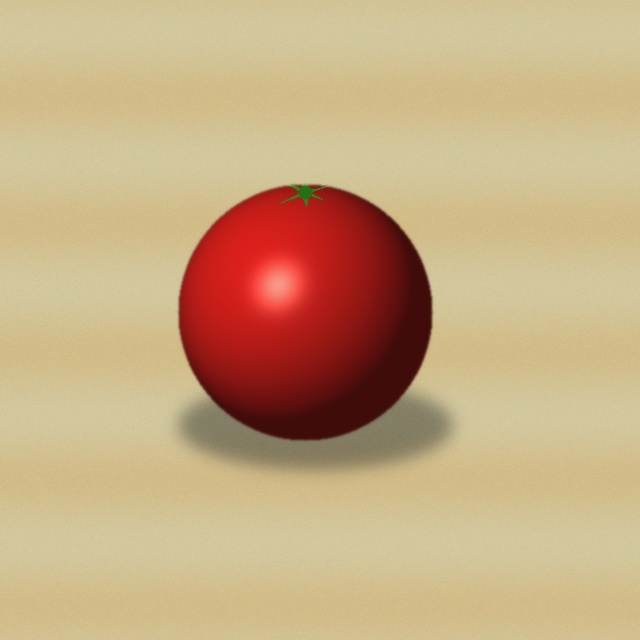
#> input picture data/images/test/TOM_A_103.jpg, 640 x 640 px
$ python -i preprocessing.py   (imports and definitions only)   (older library calls are emulated)
#> lines starting #> are read from the running program, lines starting #| are printed output that depends on the picture; after the words box and inside, x2 and y2 are one past the last pixel; in counts of white or black regions, pixels touching at a corner belong together
#> further down, picture is the input picture: shape (640, 640, 3); mean B, G, R 129.6, 170.7, 199.6
"""
Preprocessing and Image Validation Module for Produce Quality Grading (Tomato MVP)
----------------------------------------------------------------------------------
Handles image input validation (edge case detection: blur, poor lighting, multiple objects)
and produce segmentation into foreground masks and standardized color spaces.
"""

import cv2
import numpy as np
from typing import Tuple, Dict, Any, Optional

# Quality thresholds for field edge-case detection
MIN_LUMINANCE = 30.0         # Below this is considered poor/underexposed lighting
MAX_LUMINANCE = 250.0        # Above this is overexposed/blown out
MIN_LAPLACIAN_VAR = 5.0      # Below this is heavily blurred (defocused/motion blur)
MIN_OBJECT_AREA_RATIO = 0.04 # Produce must occupy at least 4% of the frame
MAX_SECONDARY_OBJ_RATIO = 0.25 # If a 2nd object is >25% the size of main object -> Multiple objects

class ValidationError(Exception):
    """Raised when an image fails field validation checks."""
    def __init__(self, message: str, failure_code: str):
        super().__init__(message)
        self.message = message
        self.failure_code = failure_code

def load_image(image_input) -> np.ndarray:
    """
    Loads an image from file path or byte buffer into BGR numpy array.
    """
    if isinstance(image_input, str):
        img = cv2.imread(image_input)
        if img is None:
            raise FileNotFoundError(f"Could not read image from path: {image_input}")
        return img
    elif isinstance(image_input, bytes):
        nparr = np.frombuffer(image_input, np.uint8)
        img = cv2.imdecode(nparr, cv2.IMREAD_COLOR)
        if img is None:
            raise ValueError("Failed to decode image from bytes.")
        return img
    elif isinstance(image_input, np.ndarray):
        return image_input.copy()
    else:
        raise TypeError(f"Unsupported image input type: {type(image_input)}")

def validate_image(image: np.ndarray) -> Dict[str, Any]:
    """
    Performs field quality validation checks:
    1. Poor lighting (too dark or extreme glare)
    2. Blurriness (Laplacian variance)
    3. Multiple objects detection
    4. Produce presence

    Returns validation info dict or raises ValidationError.
    """
    if image is None or image.size == 0:
        raise ValidationError("Empty image provided.", "EMPTY_IMAGE")

    h, w = image.shape[:2]
#> h = 640; w = 640
    gray = cv2.cvtColor(image, cv2.COLOR_BGR2GRAY)
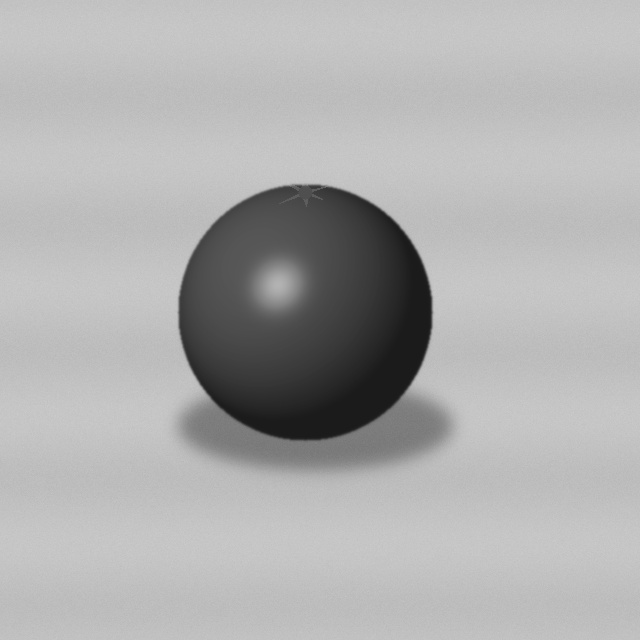
#> gray: shape (640, 640); min 24, max 204, mean 174.7

    # 1. Lighting Check (Mean Luminance)
    mean_luminance = float(np.mean(gray))
#> mean_luminance = 174.7
    if mean_luminance < MIN_LUMINANCE:
        raise ValidationError(
            f"Low image quality / poor lighting (mean luminance: {mean_luminance:.1f} < {MIN_LUMINANCE}). Human review recommended.",
            "POOR_LIGHTING"
        )
    if mean_luminance > MAX_LUMINANCE:
        raise ValidationError(
            f"Image overexposed / severe glare (mean luminance: {mean_luminance:.1f} > {MAX_LUMINANCE}). Human review recommended.",
            "OVEREXPOSED"
        )

    # 2. Blurriness Check (Laplacian Variance)
    laplacian_var = float(cv2.Laplacian(gray, cv2.CV_64F).var())
#> laplacian_var = 29.32
    if laplacian_var < MIN_LAPLACIAN_VAR:
        raise ValidationError(
            f"Image quality insufficient for reliable grading (blurry image, focus variance: {laplacian_var:.1f} < {MIN_LAPLACIAN_VAR}).",
            "BLURRY_IMAGE"
        )

    # 3. Produce Detection & Multiple Objects Check
    # Segment potential produce using color saturation & Otsu thresholding
    hsv = cv2.cvtColor(image, cv2.COLOR_BGR2HSV)
#> hsv: shape (640, 640, 3); mean H, S, V 19.7, 94.3, 199.6
    sat = hsv[:, :, 1]
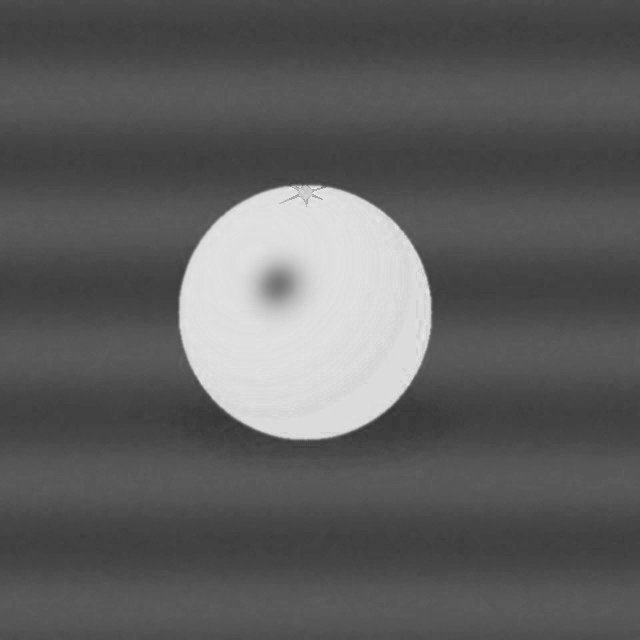
#> sat: shape (640, 640); min 53, max 238, mean 94.3

    # Tomatoes have strong saturation compared to neutral staging trays/burlap/wood
    _, thresh = cv2.threshold(sat, 0, 255, cv2.THRESH_BINARY + cv2.THRESH_OTSU)
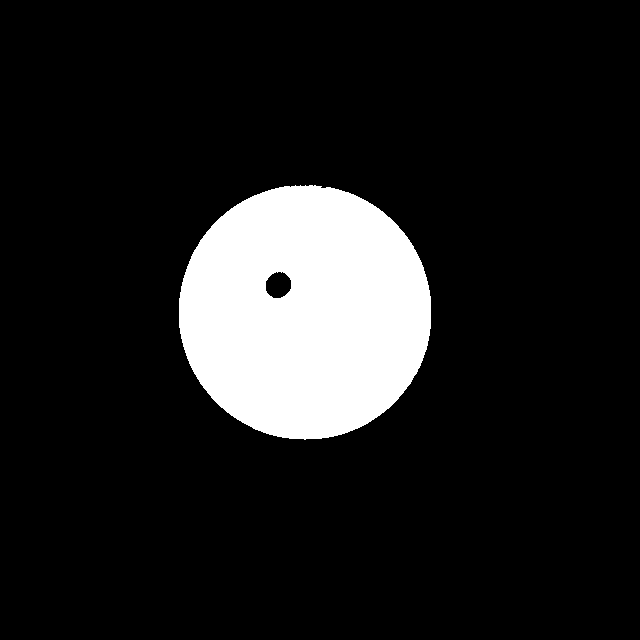
#> thresh: shape (640, 640); 12.2% white; 1 white region, box (x1, y1, x2, y2) and area: (179, 185, 431, 440) 50092

    # Clean up with morphological opening & closing
    kernel = cv2.getStructuringElement(cv2.MORPH_ELLIPSE, (9, 9))
    cleaned = cv2.morphologyEx(thresh, cv2.MORPH_OPEN, kernel)
#> cleaned: shape (640, 640); 12.2% white; 1 white region, box (x1, y1, x2, y2) and area: (179, 185, 431, 440) 50087
    cleaned = cv2.morphologyEx(cleaned, cv2.MORPH_CLOSE, kernel)
#> cleaned: shape (640, 640); 12.2% white; 1 white region

    contours, _ = cv2.findContours(cleaned, cv2.RETR_EXTERNAL, cv2.CHAIN_APPROX_SIMPLE)
#> contours = 1 contour; box (x1, y1, x2, y2) and area: (179, 185, 431, 440) 50242
    image_area = float(h * w)
#> image_area = 409600

    significant_contours = []
    for c in contours:
        area = cv2.contourArea(c)
        if area / image_area >= MIN_OBJECT_AREA_RATIO:
            significant_contours.append((area, c))
#> this loop made 1 pass
#> area on pass 1: 50242.5
#> after the loop, significant_contours = 1 item

    if not significant_contours:
        raise ValidationError(
            "No produce detected in image. Please ensure the produce is centered on the grading surface.",
            "NO_PRODUCE_DETECTED"
        )

    significant_contours.sort(key=lambda x: x[0], reverse=True)

    # Check for multiple produce items
    if len(significant_contours) > 1:
        main_area = significant_contours[0][0]
        second_area = significant_contours[1][0]
        if (second_area / main_area) >= MAX_SECONDARY_OBJ_RATIO:
            raise ValidationError(
                f"Multiple objects detected ({len(significant_contours)} items). Please provide one produce item.",
                "MULTIPLE_OBJECTS"
            )

    return {
        "valid": True,
        "mean_luminance": mean_luminance,
        "laplacian_var": laplacian_var,
        "main_contour": significant_contours[0][1],
        "produce_area": significant_contours[0][0],
        "image_area": image_area
    }

def preprocess_and_segment(image: np.ndarray, target_size: Tuple[int, int] = (640, 640)) -> Dict[str, Any]:
    """
    Standardizes image size and extracts segmented foreground mask and ROI.
    """
    # 1. Validate
    val_info = validate_image(image)
#> val_info = {'valid': True, 'mean_luminance': 174.7, 'laplacian_var': 29.32, 'main_contour': contour of 377 points, box (x1, y1, x2, y2) (179, 185, 431, 440), area 50242, 'produce_area': 50242.5, 'image_area': 409600}

    # 2. Resize to standard resolution
    resized = cv2.resize(image, target_size, interpolation=cv2.INTER_AREA)
    h, w = target_size

    # 3. Create precise foreground mask
    hsv = cv2.cvtColor(resized, cv2.COLOR_BGR2HSV)
    sat = hsv[:, :, 1]
    val = hsv[:, :, 2]
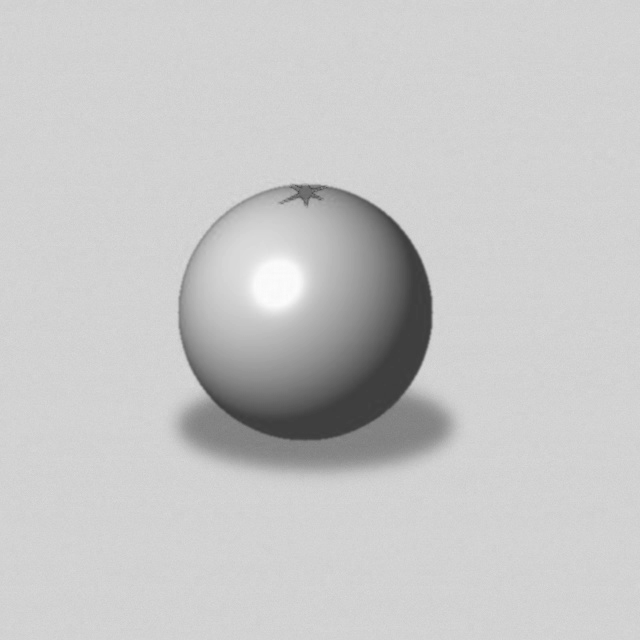
#> val: shape (640, 640); min 60, max 252, mean 199.6

    # Threshold based on color saturation and brightness
    _, mask_sat = cv2.threshold(sat, 0, 255, cv2.THRESH_BINARY + cv2.THRESH_OTSU)

    kernel = cv2.getStructuringElement(cv2.MORPH_ELLIPSE, (11, 11))
    mask_clean = cv2.morphologyEx(mask_sat, cv2.MORPH_CLOSE, kernel)
#> mask_clean: shape (640, 640); 12.2% white; 1 white region, box (x1, y1, x2, y2) and area: (179, 185, 431, 440) 50103
    mask_clean = cv2.morphologyEx(mask_clean, cv2.MORPH_OPEN, kernel)
#> mask_clean: shape (640, 640); 12.2% white; 1 white region

    # Keep only the largest connected component (main produce item)
    contours, _ = cv2.findContours(mask_clean, cv2.RETR_EXTERNAL, cv2.CHAIN_APPROX_SIMPLE)
#> contours = 1 contour; box (x1, y1, x2, y2) and area: (179, 185, 431, 440) 50248
    if not contours:
        mask = np.ones((h, w), dtype=np.uint8) * 255
        largest_cnt = None
    else:
        largest_cnt = max(contours, key=cv2.contourArea)
#> largest_cnt = contour of 372 points, box (x1, y1, x2, y2) (179, 185, 431, 440), area 50248
        mask = np.zeros((h, w), dtype=np.uint8)
        cv2.drawContours(mask, [largest_cnt], -1, 255, -1)
#> mask: shape (640, 640); 12.4% white; 1 white region, box (x1, y1, x2, y2) and area: (179, 185, 431, 440) 50608

    # Masked foreground image
    fg = cv2.bitwise_and(resized, resized, mask=mask)
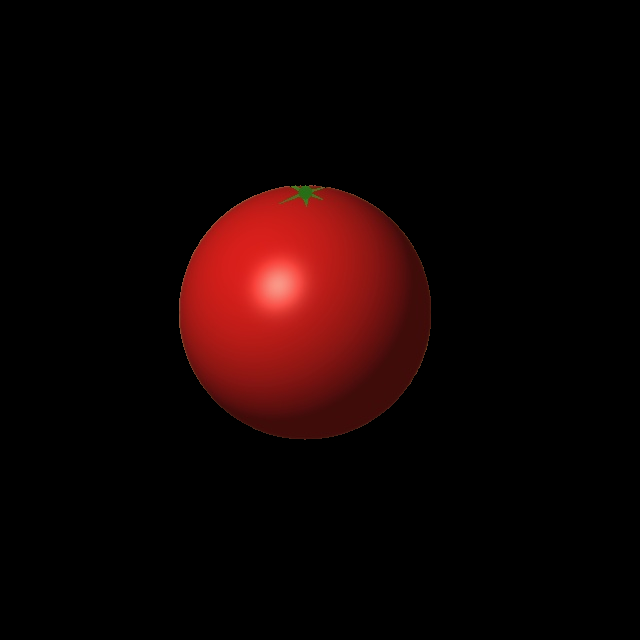
#> fg: shape (640, 640, 3); mean B, G, R 2.8, 3.3, 17.9

    # Bounding box
    if largest_cnt is not None:
        x, y, bw, bh = cv2.boundingRect(largest_cnt)
#> x = 179; y = 185; bw = 252; bh = 255
    else:
        x, y, bw, bh = 0, 0, w, h

    return {
        "image": resized,
        "mask": mask,
        "foreground": fg,
        "contour": largest_cnt,
        "bbox": (x, y, bw, bh),
        "validation_info": val_info
    }

>>> import cv2
>>> picture = cv2.imread('../data/images/test/TOM_A_103.jpg')
>>> result = preprocess_and_segment(picture)
#> result = 6 items

$ run again, on data/images/test/TOM_A_104.jpg
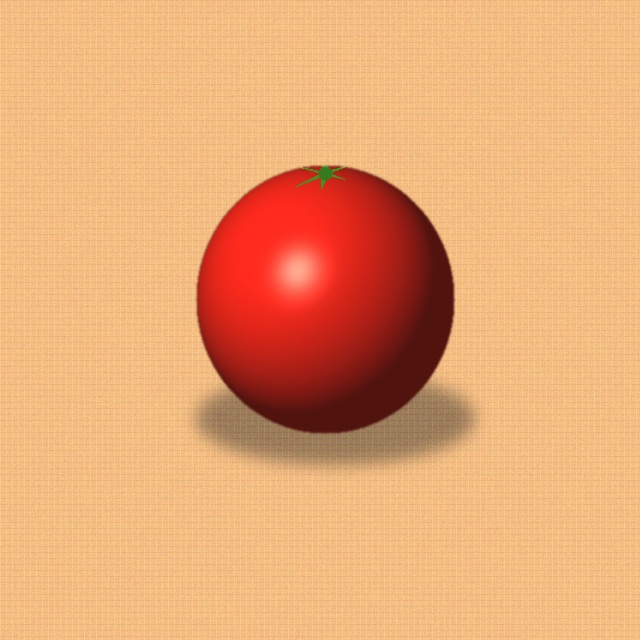
#> input picture data/images/test/TOM_A_104.jpg, 640 x 640 px
#> picture is the input picture: shape (640, 640, 3); mean B, G, R 115.9, 167, 231.4
#> mean_luminance = 180.4
#> laplacian_var = 365.3
#> hsv: shape (640, 640, 3); mean H, S, V 13.8, 130.4, 231.4
#> in validate_image, `_, thresh = cv2.threshold(sat, 0, 255, cv2.THRESH_BINARY + cv2.THRESH_..`:
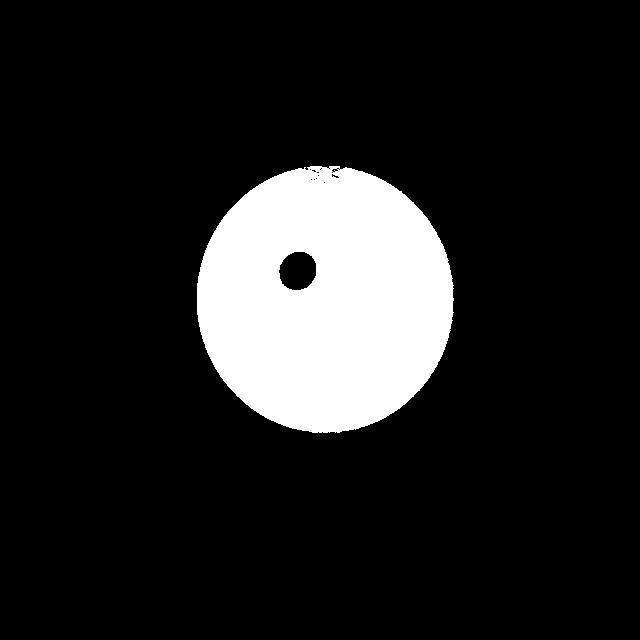
#> thresh: shape (640, 640); 12.9% white; 1 white region, box (x1, y1, x2, y2) and area: (197, 166, 454, 433) 52743
#> in validate_image, `contours, _ = cv2.findContours(cleaned, cv2.RETR_EXTERNAL, cv2.CHAIN_A..`: contours = 1 contour; box (x1, y1, x2, y2) and area: (197, 167, 454, 433) 53400
#> the loop in validate_image, `for c in contours:` made 1 pass
#> area on pass 1: 53400.5
#> after the loop in validate_image, `for c in contours:`: significant_contours = 1 item
#> val_info = {'valid': True, 'mean_luminance': 180.4, 'laplacian_var': 365.3, 'main_contour': contour of 417 points, box (x1, y1, x2, y2) (197, 167, 454, 433), area 53400, 'produce_area': 53400.5, 'image_area': 409600}
#> in preprocess_and_segment, `contours, _ = cv2.findContours(mask_clean, cv2.RETR_EXTERNAL, cv2.CHAI..`: contours = 1 contour; box (x1, y1, x2, y2) and area: (197, 166, 453, 433) 53548
#> largest_cnt = contour of 375 points, box (x1, y1, x2, y2) (197, 166, 453, 433), area 53548
#> mask: shape (640, 640); 13.2% white; 1 white region, box (x1, y1, x2, y2) and area: (197, 166, 453, 433) 53917
#> in preprocess_and_segment, `fg = cv2.bitwise_and(resized, resized, mask=mask)`:
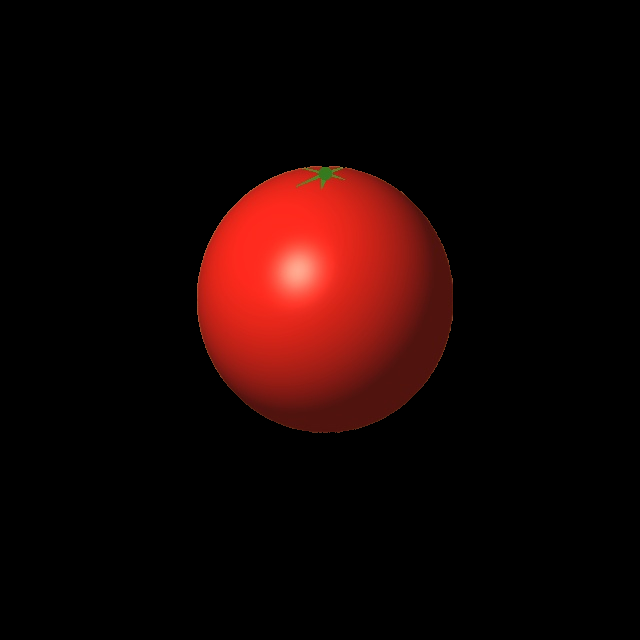
#> fg: shape (640, 640, 3); mean B, G, R 3.4, 4.8, 23
#> x = 197; y = 166; bw = 256; bh = 267
#> result = 6 items

$ run again, on data/images/test/TOM_A_105.jpg
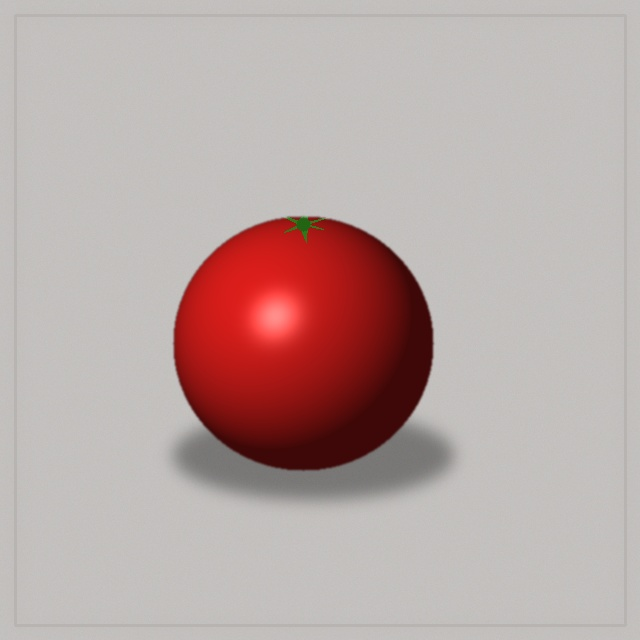
#> input picture data/images/test/TOM_A_105.jpg, 640 x 640 px
#> picture is the input picture: shape (640, 640, 3); mean B, G, R 165.9, 168.1, 186.3
#> mean_luminance = 173.3
#> laplacian_var = 14.45
#> hsv: shape (640, 640, 3); mean H, S, V 11.5, 34.4, 186.3
#> in validate_image, `_, thresh = cv2.threshold(sat, 0, 255, cv2.THRESH_BINARY + cv2.THRESH_..`:
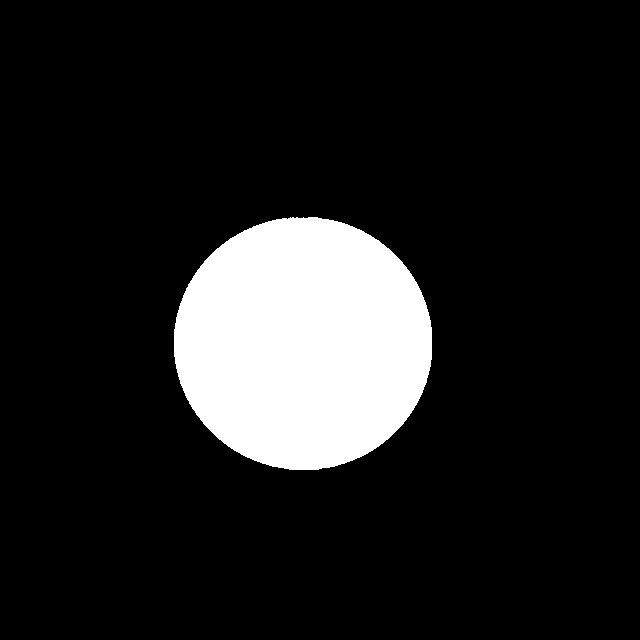
#> thresh: shape (640, 640); 12.6% white; 1 white region, box (x1, y1, x2, y2) and area: (174, 217, 432, 470) 51437
#> cleaned: shape (640, 640); 12.6% white; 1 white region
#> in validate_image, `contours, _ = cv2.findContours(cleaned, cv2.RETR_EXTERNAL, cv2.CHAIN_A..`: contours = 1 contour; box (x1, y1, x2, y2) and area: (174, 217, 432, 470) 51070
#> the loop in validate_image, `for c in contours:` made 1 pass
#> area on pass 1: 51069.5
#> after the loop in validate_image, `for c in contours:`: significant_contours = 1 item
#> val_info = {'valid': True, 'mean_luminance': 173.3, 'laplacian_var': 14.45, 'main_contour': contour of 366 points, box (x1, y1, x2, y2) (174, 217, 432, 470), area 51070, 'produce_area': 51069.5, 'image_area': 409600}
#> in preprocess_and_segment, `contours, _ = cv2.findContours(mask_clean, cv2.RETR_EXTERNAL, cv2.CHAI..`: contours = 1 contour; box (x1, y1, x2, y2) and area: (174, 217, 432, 470) 51074
#> largest_cnt = contour of 359 points, box (x1, y1, x2, y2) (174, 217, 432, 470), area 51074
#> in preprocess_and_segment, `fg = cv2.bitwise_and(resized, resized, mask=mask)`:
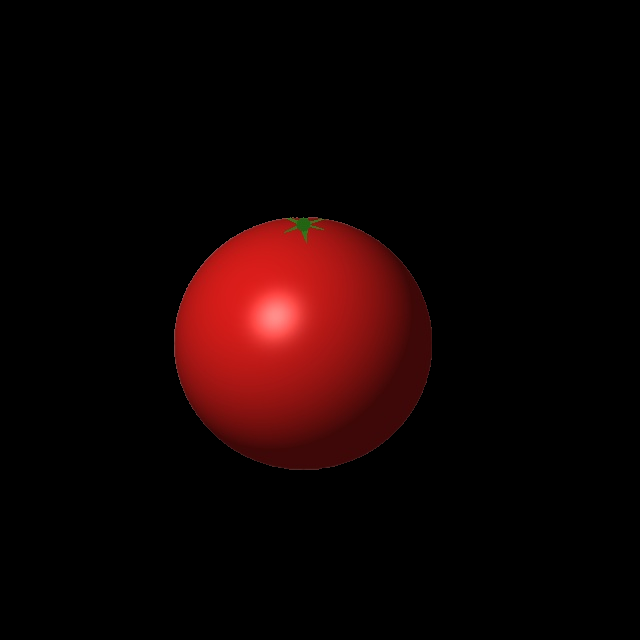
#> fg: shape (640, 640, 3); mean B, G, R 2.6, 2.9, 18.1
#> x = 174; y = 217; bw = 258; bh = 253
#> result = 6 items
